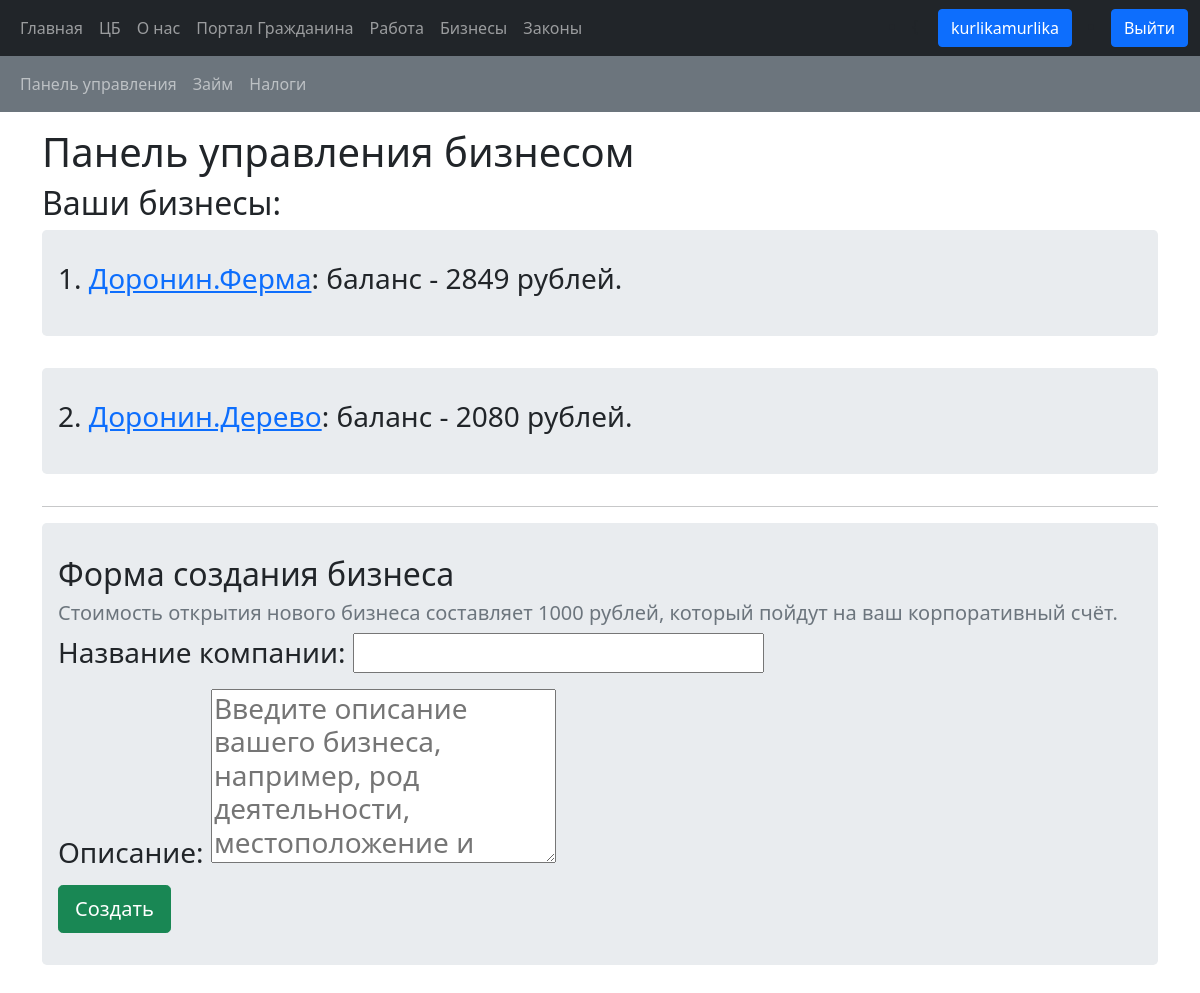
Screenshot of /business_management/ (signed in) with the database file from the repository.
### bank/models.py (models this page shows, shortened)
class Business(models.Model):
    owner = models.ForeignKey(Citizen, on_delete=models.CASCADE)
    name = models.CharField(max_length=100)
    description = models.TextField()
    creation_date = models.DateTimeField(default=timezone.now)
    bank_account = models.ForeignKey(BankAccount, on_delete=models.CASCADE)

class BankAccount(models.Model):
    user = models.ForeignKey(User, on_delete=models.CASCADE, blank=True, null=True)
    name = models.CharField(max_length=10, unique=True)
    balance = models.IntegerField(default=0)
    account_type = models.CharField(max_length=20, default='personal')

### bank/views.py (the view, shortened to what this page needs)
# urls.py: path('business_management/', views.business_management, name='business_management'),
def business_management(request):
    form = CreateBusinessForm(request.POST or None)
    has_bank = ''
    personal_bank_acc = ''
    has_citizenship = ''
    citizenship = ''
    not_enough_money = False
    has_business = False
    try:
        personal_bank_acc = BankAccount.objects.filter(user_id=request.user.id).get(account_type='personal')
        has_bank = True
    except:
        has_bank = False
    try:
        citizenship = Citizen.objects.get(user_id=request.user.id)
        has_citizenship = True
    except:
        has_citizenship = False
    user_business = Business.objects.filter(owner_id=citizenship.id)
    if len(user_business) > 0:
        has_business = True
    else:
        has_business = False
    business_dict = {
        'form': form,
        'has_bank': has_bank,
        'has_citizenship': has_citizenship,
        'not_enough_money': not_enough_money,
        'has_business': has_business,
        'businesses': user_business,
    }
    return render(request, 'bank/business_management.html', context=business_dict)

### bank/forms.py
class CreateBusinessForm(forms.ModelForm):
    name = forms.CharField(label='Название компании')
    description = forms.CharField(widget=forms.Textarea(attrs={'placeholder': 'Введите описание вашего бизнеса, например, род деятельности, местоположение и целевую аудиторию.', 'rows': 5, 'cols': 20}), label="Описание")
    class Meta:
        model = Business
        exclude = ('owner', 'creation_date', 'bank_account')

### bank/templates/bank/business_management.html (shortened to what this page needs)
<!DOCTYPE html>
{% extends 'bank/base.html' %}
{% block extra_nav %}
<nav class="navbar navbar-expand-sm bg-secondary navbar-dark">
  <div class="container-fluid">
    <ul class="navbar-nav">
      <li class="nav-item">
        <a class="nav-link" href="{% url 'bank:business_management' %}">Панель управления</a>
      </li>
      <li class="nav-item">
        <a class="nav-link" href="{% url 'bank:loan' %}">Займ</a>
      </li>
      <li class="nav-item">
        <a class="nav-link" href="{% url 'bank:fiscal_info' %}">Налоги</a>
      </li>
    </ul>
  </div>
</nav>
{% endblock %}
{% block body_content %}
    <h1>Панель управления бизнесом</h1>
    {% if has_business %}
        <h2>Ваши бизнесы:</h2>
        {% for business in businesses %}
            <div class="jumbotron">
                <h3>{{ forloop.counter }}. <a href="{% url 'bank:business_detail' business.id %}">{{ business.name }}</a>: баланс - {{ business.bank_account.balance }} рублей.</h3>
            </div>
        {% endfor %}
    {% endif %}
    <hr>
    <form method="post" class="jumbotron">
        <h2>Форма создания бизнеса</h2>
        <h5 class="text-secondary">Стоимость открытия нового бизнеса составляет 1000 рублей, который пойдут на ваш корпоративный счёт.</h5>
        {% if has_bank %}
            {% if has_citizenship %}
                <h3>{{ form.as_p }}</h3>
            {% else %}
                <h3 class="text-danger">Сначала получите гражданство в Черноруси! Нажми <a href="{% url 'bank:citizen' %}">сюда</a></h3>
            {% endif %}
        {% else %}
            <h3 class="text-danger">Создайте сначала банковский счёт! Нажми <a href="{% url 'bank:profile' user.id%}">сюда</a></h3>
        {% endif %}
        <input class="btn btn-lg btn-success" type="submit" value="Создать">
    </form>
{% endblock %}

### bank/templates/bank/base.html (shortened to what this page needs)
<!DOCTYPE html>
<html lang="ru">
<head>
    <link href="https://cdn.jsdelivr.net/npm/bootstrap@5.1.2/dist/css/bootstrap.min.css" rel="stylesheet">
</head>
<body>
{% load static %}
<link href="{% static 'bank/style.css' %}" rel="stylesheet">
<nav class="navbar navbar-expand-sm bg-dark navbar-dark">
        <div class="container-fluid">
            <ul class="navbar-nav">
                <li class="nav-item">
                    <a class="nav-link" href="{% url 'bank:index' %}">Главная</a>
                </li>
                <li class="nav-item">
                    <a class="nav-link" href="{% url 'bank:send' %}">ЦБ</a>
                </li>
                <li class="nav-item">
                    <a class="nav-link" href="{% url 'bank:about_us' %}">О нас</a>
                </li>
                <li class="nav-item">
                    <a class='nav-link' href="{% url 'bank:citizen' %}">Портал Гражданина</a>
                </li>
                <li class="nav-item">
                    <a class='nav-link' href="{% url 'bank:jobs' %}">Работа</a>
                </li>
                <li class="nav-item">
                    <a class='nav-link' href="{% url 'bank:businesses' %}">Бизнесы</a>
                </li>
                <li class="nav-item">
                    <a class="nav-link" href="{% url 'bank:laws' %}">Законы</a>
                </li>
            </ul>
            <div class="d-flex">
                {% if user.is_authenticated %}
                    <li class="nav-item">{
                        <a class="btn btn-primary mx-3" href="{% url 'bank:profile' user.id%}">{{ user.get_username }}</a></li>
                    <li class="nav-item">
                        <a class="btn btn-primary" href="{% url 'logout'%}?next={{request.path}}">Выйти</a>
                    </li>
                {% endif %}
            </div>
        </div>
</nav>
{% block extra_nav %}
{% endblock %}
<div class="container mt-3">
{% if user.is_authenticated %}
{% block body_content %}
{% endblock %}
{% else %}
<h1>Войдите в аккаунт для дальнейшего использования</h1>
{% endif %}
</div>
</body>
</html>

### bank/static/bank/style.css (style rules this page uses)
.jumbotron { padding: 2rem 1rem; margin-bottom: 2rem; background-color: #e9ecef; border-radius: .3rem; }

### rows the page displays
Business: name "Доронин.Ферма", bank_account.balance "2849"
Business: name "Доронин.Дерево", bank_account.balance "2080"

### other values shown
{{ user.get_username }} "kurlikamurlika"
